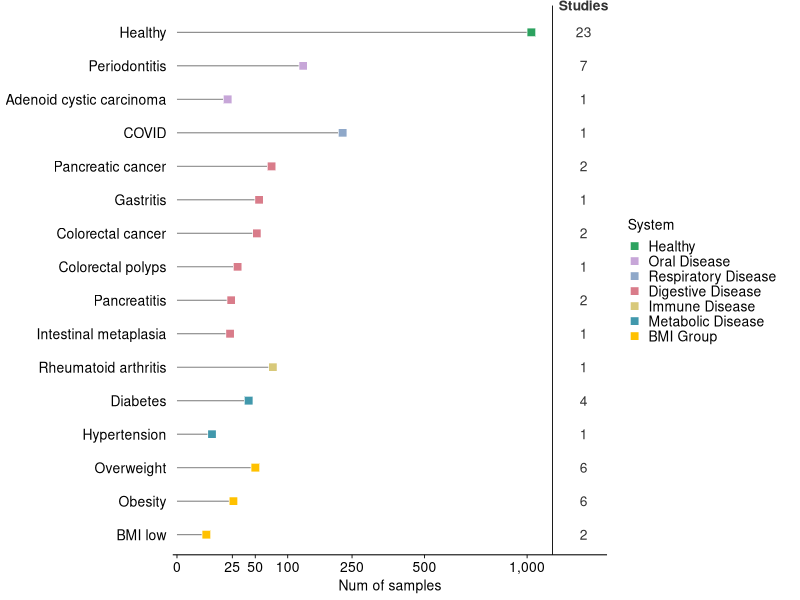
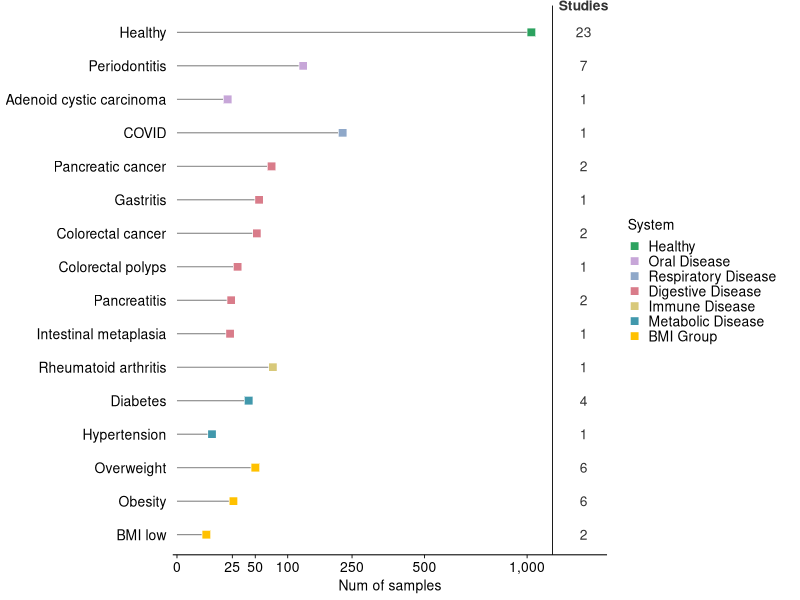
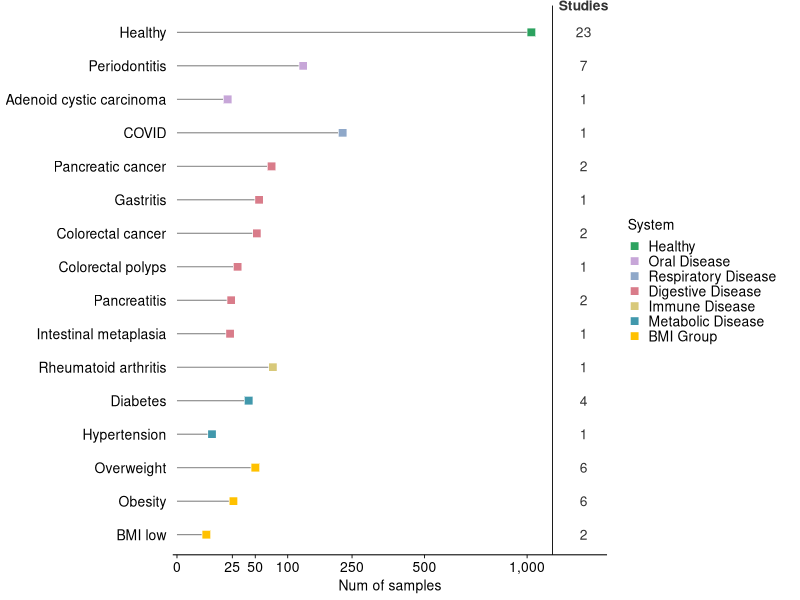

Reproduce these figures in R, in order.
suppressPackageStartupMessages({
  library(tidyverse)
  library(scales)
})

system_color_map <- c(
  "Healthy" = "#2CA25F",
  "Oral Disease" = "#C7A6D8",
  "Digestive Disease" = "#D97C8A",
  "Respiratory Disease" = "#8FA8C9",
  "Immune Disease" = "#D8C97A",
  "Metabolic Disease" = "#4198AC",
  "BMI Group" = "#FFC100"
)

plot_dat <- tribble(
  ~System, ~Condition, ~Studies_Num, ~Samples_Num,
  "Oral Disease",        "Periodontitis",              7, 130,
  "Oral Disease",        "Adenoid cystic carcinoma",   1, 21,
  "Respiratory Disease", "COVID",                      1, 224,
  "Metabolic Disease",   "Diabetes",                   4, 42,
  "Metabolic Disease",   "Hypertension",               1, 10,
  "BMI Group",           "Overweight",                 6, 50,
  "BMI Group",           "Obesity",                    6, 26,
  "BMI Group",           "BMI low",                    2, 7,
  "Digestive Disease",   "Pancreatic cancer",          2, 73,
  "Digestive Disease",   "Gastritis",                  1, 55,
  "Digestive Disease",   "Colorectal cancer",          2, 52,
  "Digestive Disease",   "Colorectal polyps",          1, 30,
  "Digestive Disease",   "Pancreatitis",               2, 24,
  "Digestive Disease",   "Intestinal metaplasia",      1, 23,
  "Immune Disease",      "Rheumatoid arthritis",       1, 75,
  "Healthy",             "Healthy",                   23, 1024
)

system_order <- c(
  "Healthy",
  "Oral Disease",
  "Respiratory Disease",
  "Digestive Disease",
  "Immune Disease",
  "Metabolic Disease",
  "BMI Group"
)

plot_dat <- plot_dat %>%
  mutate(System = factor(System, levels = system_order)) %>%
  arrange(System, desc(Samples_Num)) %>%
  mutate(
    Condition = factor(Condition, levels = rev(Condition))
  )

study_x <- 1350
divider_x <- 1150

p <- ggplot(plot_dat, aes(x = Samples_Num, y = Condition)) +
  geom_segment(
    aes(x = 0, xend = Samples_Num, yend = Condition),
    color = "grey50",
    linewidth = 0.35
  ) +
  geom_point(
    aes(fill = System),
    shape = 22,
    size = 3.0,
    color = "white",
    stroke = 0.35
  ) +
  geom_vline(
    xintercept = divider_x,
    color = "black",
    linewidth = 0.3
  ) +
  geom_text(
    aes(x = study_x, label = Studies_Num),
    size = 3.5,
    color = "grey20"
  ) +
  annotate(
    "text",
    x = study_x,
    y = length(unique(plot_dat$Condition)) + 0.8,
    label = "Studies",
    size = 3.5,
    fontface = "bold",
    color = "grey20"
  ) +
  scale_fill_manual(values = system_color_map) +
  scale_x_continuous(
    trans = "sqrt",
    breaks = c(0, 25, 50, 100, 250, 500, 1000),
    labels = comma,
    limits = c(0, 1450),
    expand = expansion(mult = c(0.01, 0.02))
  ) +
  labs(
    x = "Num of samples",
    y = NULL,
    fill = "System"
  ) +
  coord_cartesian(clip = "off") +
  theme_classic(base_size = 10) +
  theme(
    axis.text.y = element_text(size = 10, color = "black"),
    axis.text.x = element_text(size = 10, color = "black"),
    axis.title.x = element_text(size = 10, color = "black"),
    axis.line.y = element_blank(),
    axis.ticks.y = element_blank(),
    axis.line.x = element_line(linewidth = 0.35, color = "black"),
    axis.ticks.x = element_line(linewidth = 0.3, color = "black"),
    legend.title = element_text(size = 10),
    legend.text = element_text(size = 10),
    legend.key.size = unit(0.35, "cm"),
    legend.position = "right",
    plot.margin = margin(4, 12, 4, 4)
  )

p

ggsave(
  "/share/home/HeMinjun/metagenomic/GitHub/results/Figure1/Disease_composition_dot/panel_condition_dotplot_study_column.pdf",
  p,
  width = 7,
  height = 4,
  device = cairo_pdf
)

ggsave(
  "/share/home/HeMinjun/metagenomic/GitHub/results/Figure1/Disease_composition_dot/panel_condition_dotplot_study_column.png",
  p,
  width = 7,
  height = 4,
  dpi = 600
)
